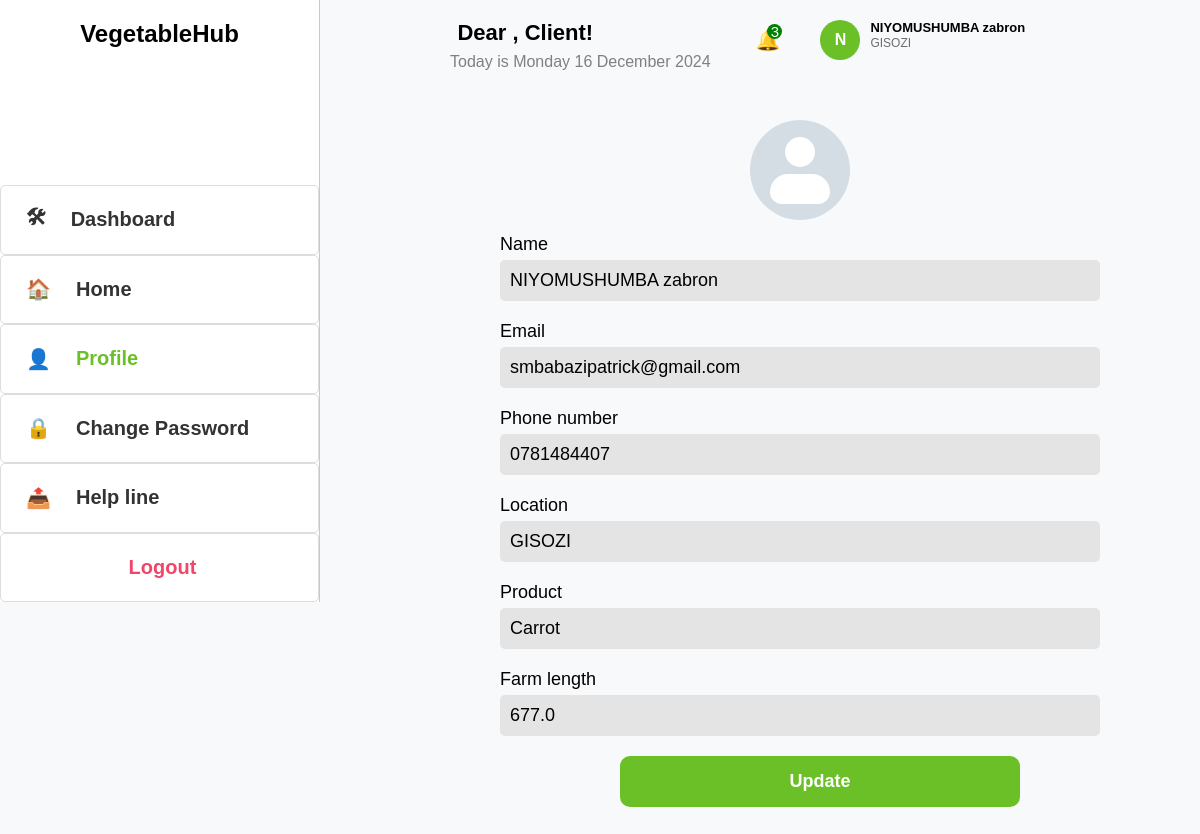
/view_profile/7/, run on an earlier commit of the app's database.
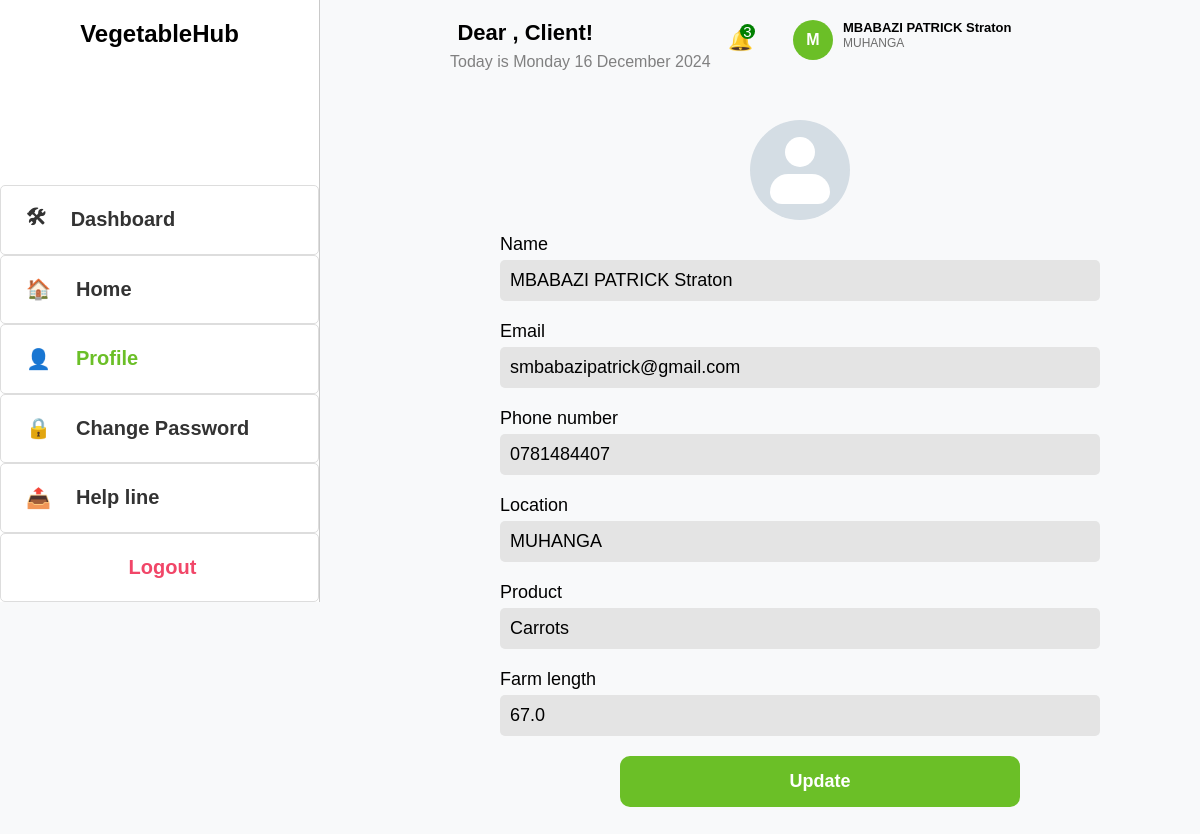
And on a later commit of the database.
### Webapp/models.py (models this page shows, shortened)
class Register(models.Model):
     user = models.ForeignKey(User, on_delete=models.CASCADE, null=True, blank=True)
     Names=models.CharField(max_length=255)
     email=models.EmailField(validators=[EmailValidator()])
     phone = models.CharField(
        max_length=15,
        validators=[RegexValidator(r'^\+?\d{10,15}$', message="Enter a valid phone number.")]
       )
     password = models.CharField(max_length=128)  # Store hashed password

class Farmer(models.Model):
    farmer_id = models.AutoField(primary_key=True)
    first_name = models.CharField(max_length=255)
    last_name = models.CharField(max_length=255)
    telephone = models.CharField(max_length=13)
    email = models.CharField(max_length=50)
    location = models.CharField(max_length=255)
    user=models.ForeignKey(User, on_delete=models.CASCADE, related_name='farmers')
    Vegetable_type=models.CharField(max_length=20, default='Carrot')

class Farm(models.Model):
    farm_id = models.AutoField(primary_key=True)
    farm_name = models.CharField(max_length=255)
    latitude = models.FloatField(default=-1.9441)  # Default to Kigali latitude
    longitude = models.FloatField(default=30.0619)  # Default to Kigali longitude
    area_size = models.FloatField()
    farmer = models.ForeignKey(Farmer, on_delete=models.CASCADE, related_name='farms')
    user=models.ForeignKey(User, on_delete=models.CASCADE, related_name='farm')
    Vegetable_type=models.CharField(max_length=20, default='Carrot')
    farm_image=models.ImageField(null=True,default="th1.jpeg")

### Webapp/views.py (the view)
# urls.py: path('view_profile/<int:pk>/', views.ViewUserprofile, name='view_profile'),
def ViewUserprofile(request, pk):
    user = get_object_or_404(Register, pk=pk)
    users = Register.objects.all()
    farmers = Farmer.objects.filter(email=user.email)
    farms = Farm.objects.filter(farmer__email=user.email)
    if request.method == 'POST':
        user_form = UserUpdateForm(request.POST, instance=user)
        farmer_forms = [FarmerUpdateForm(request.POST, instance=farmer) for farmer in farmers]
        farm_forms = [FarmUpdateForm(request.POST, instance=farm) for farm in farms]
        if (
            user_form.is_valid() and
            all(farmer_form.is_valid() for farmer_form in farmer_forms) and
            all(farm_form.is_valid() for farm_form in farm_forms)
        ):
            user_form.save()
            for farmer_form in farmer_forms:
                farmer_form.save()
            for farm_form in farm_forms:
                farm_form.save()
            messages.success(request, "Profile updated successfully.")
            return redirect('user', pk=user.pk)
        else:
            messages.error(request, "Failed to update profile. Please check your input.")
    else:
        user_form = UserUpdateForm(instance=user)
        farmer_forms = [FarmerUpdateForm(instance=farmer) for farmer in farmers]
        farm_forms = [FarmUpdateForm(instance=farm) for farm in farms]
    context = {
        'user': user,
        'users': users,
        'farmers': farmers,
        'farms': farms,
        'now': now(),
        'user_form': user_form,
        'farmer_forms': farmer_forms,
        'farm_forms': farm_forms,
    }
    return render(request, 'Webapp/user_profile.html', context)

### Webapp/forms.py
class UserUpdateForm(forms.ModelForm):
    class Meta:
        model = Register
        fields = ["Names", "email", "phone"]

### Webapp/templates/Webapp/user_profile.html (shortened to what this page needs)
<!DOCTYPE html>
<html lang="en">
<head>
</head>
<body>
    <div class="first">
        <div class="sidebar">
            <h2>VegetableHub</h2>
            <a href="{%url 'user' user.id%}"><span>&#x1F6E0;</span>Dashboard</a>
            <a href="{% url 'home'%}"><span>&#x1F3E0;</span>Home</a>
            <a href="{%url 'view_profile' user.id%}" class="active"><span>&#x1F464;</span>Profile</a>
            <a href="{%url 'changep' user.id %}" ><span>&#x1F512;</span>Change Password</a>
            <a href="{%url 'help' user.id%}"><span>&#x1F4E4;</span>Help line</a>
            <a href="{%url 'login-user' %}" style="color: #f14668; padding-left: 40%;">Logout</a>
        </div>
    </div>
    <div class="second">
        <div class="header">
            <div class="schedules">
              <h1>Dear , <span style="color: black;"> Client!</span></h1>
              <p class="date">Today is {{ now|date:"l j F Y" }}</p>
            </div>
            <div class="prof">
              <div class="notif">&#x1F514; <span>3</span></div>
                    <div class="upper">
                      <div class="profile">
                        {{user.Names|slice:1}}
                          </div>
                          <div class="address">
                              <strong>{{user.Names}}</strong> <br>
                              {%for farmer in farmers%}
                              <span>{{farmer.location}}</span>
                            {%endfor%}
                          </div>
                      </div>
            </div>
        </div>
          <form class="admin_profile" method="POST" action="">
            <div class="profile_photo">
              <span class="fir"></span>
              <span class="sec"></span>
            </div>
          <div class="heading">
              <div class="info">
                <p>Name</p>
                <input type="text" name="Names" value="{{ user.Names }}" class="value">
              </div>
              <div class="info">
                <p>Email</p>
                <input type="email" name="email" value="{{ user.email }}" class="value">
              </div>
              <div class="info">
                <p>Phone number</p>
                <input type="text" name="phone" value="{{ user.phone }}" class="value">
              </div>
              {% for farmer in farmers %}
              <div class="info">
                <p>Location</p>
                <input type="text" name="location" value="{{ farmer.location }}" class="value">
              </div>
              {% endfor %}
              {% for farm in farms %}
              <div class="info">
                <p>Product</p>
                <input type="text" name="Vegetable_type" value="{{ farm.Vegetable_type }}" class="value">
              </div>
              <div class="info">
                <p>Farm length</p>
                <input type="text" name="area_size" value="{{ farm.area_size }}" class="value">
              </div>
              {% endfor %}
              <button type="submit" class="update">Update</button>
          </div>
  </form>
</body>
</html>

What changed in the data, as far as the page shows it:
changed Register "smbabazipatrick@gmail.com": Names "N" → "M"; Names "NIYOMUSHUMBA zabron" → "MBABAZI PATRICK Straton"
changed Farmer: location "GISOZI" → "MUHANGA"
changed Farm: Vegetable_type "Carrot" → "Carrots"; area_size "677.0" → "67.0"
